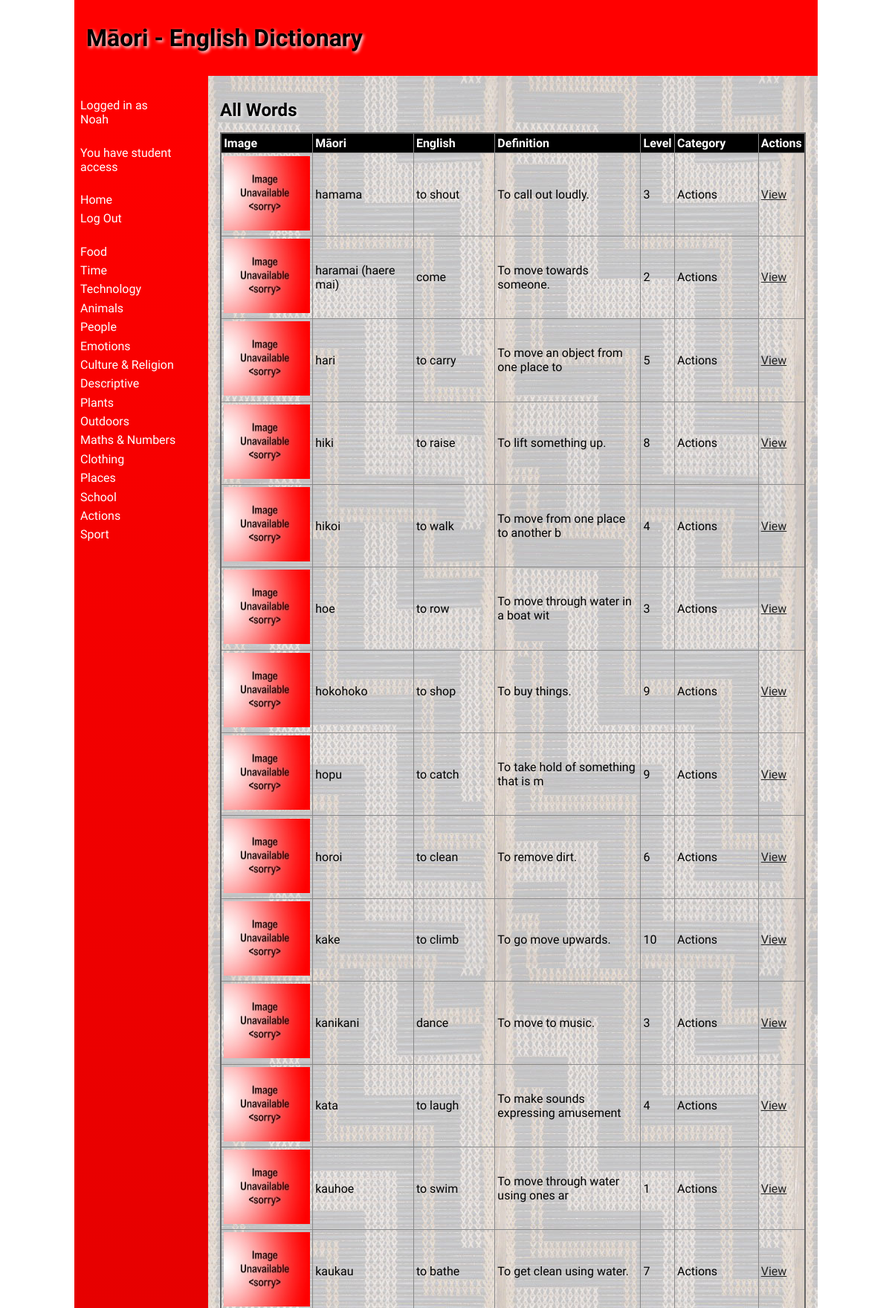
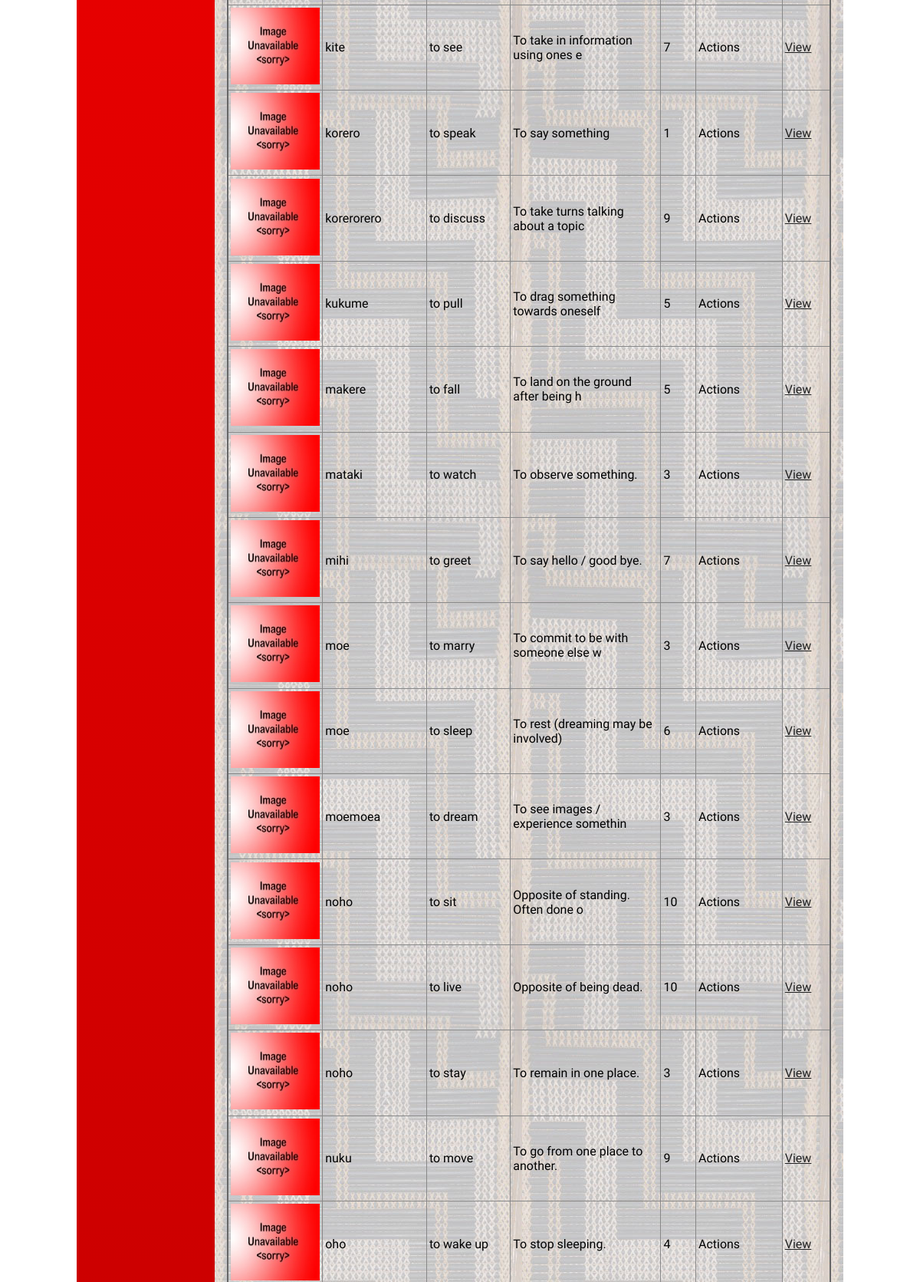
The app's page / (signed in, upper part) with its own data (2 pictures, top to bottom).
### tables this page shows
CREATE TABLE category
(
    id   integer
        constraint category_pk
            primary key autoincrement,
    name varchar(35)
);

CREATE TABLE "word"
(
    id         integer
        constraint word_pk
            primary key autoincrement,
    maori      varchar(35),
    english    varchar(35),
    definition varchar(256),
    level      integer,
    category   integer
        constraint word_category_id_fk
            references category,
    filename   varchar(40),
    added_by   integer
        constraint word_user_id_fk
            references user,
    added_time integer
);

### routes/pages.py (the view)
def home_page():
    if not helpers.user_authenticated():  # Check if the user is logged in
        return redirect('/login')  # If not, redirect to the login page
    words = db.run_query("SELECT id, maori, english, definition, level, category, filename FROM word", (), True, False)
    categories = helpers.get_categories()  # Retrieve all categories from the database
    words = helpers.get_category_names(words, categories)  # Add the category name to each word tuple
    return render_template('home.html', words=words, categories=categories, session=session,
                           error=request.args.get("error"), cat_name="All Words")

### lib/db.py (called while the page is built)
def create_connection(db_file):
    try:  # Try/except block to handle exceptions
        connection = sqlite3.connect(db_file)  # Create a connection to the database
        return connection  # Return the connection
    except sqlite3.Error as e:
        print(e)  # Print the error (if one is caught)
    return None

def run_query(query: str, params: tuple, multiple: bool, commit: bool):
    conn = create_connection(globals.DATABASE_FILE)  # Create a connection to the database
    cur = conn.cursor()  # Create a cursor object
    cur.execute(query, params)  # Execute the query
    if commit:  # If the query requires a commit
        conn.commit()  # Commit the query
    if multiple:  # If the query returns multiple rows
        result = cur.fetchall()  # Retrieve all rows
    else:  # If the query returns a single row
        result = cur.fetchone()  # Retrieve the row
    conn.close()  # Close the connection
    return result  # Return the result

### lib/helpers.py (called while the page is built)
def get_categories():
    categories = db.run_query("SELECT id, name FROM category", (), True, False)
    return categories

def user_authenticated():
    return 'user_id' in session

def get_category_names(words: tuple, categories: tuple):
    for i in range(len(words)):  # For each word
        for j in range(len(categories)):  # For each category
            if words[i][5] == categories[j][0]:  # If the category ID matches
                words[i] = words[i] + (categories[j][1],)  # Add the category name to the word tuple
                break  # Break the loop
        if len(words[i]) == 6:  # If the category name was not added
            words[i] = words[i] + ("Unknown",)
    return words

### templates/home.html (shortened to what this page needs)
{% extends 'base.html' %}
{% block heading %}Māori - English Dictionary{% endblock %}
{% block main %}
    <h2>{{ cat_name }}</h2>
    <table>
        <tr>
            <th>Image</th>
            <th>Māori</th>
            <th>English</th>
            <th>Definition</th>
            <th>Level</th>
            <th>Category</th>
            <th>Actions</th>
        </tr>
        {% for word in words %}
            <tr>
                <td><img src="/static/images/{{ word[6] or "noimage.jpg" }}" alt="{{ word[2] }}" width="100" height="100"></td>
                <td>{{ word[1] }}</td>
                <td>{{ word[2] }}</td>
                <td>{{ word[3] }}</td>
                <td>{{ word[4] }}</td>
                <td>{{ word[7] }}</td>
                <td><a href="/word/{{ word[0] }}">View</a></td>
            </tr>
        {% endfor %}
    </table>
{% endblock %}

### templates/base.html (shortened to what this page needs)
<!doctype html>
<html lang="en">
<head>
    <link href="{{ url_for('static', filename='css/style.css') }}" rel="stylesheet">
</head>
<body>
<div id="container">
    <header>
        <h1>{% block heading %}{% endblock %}</h1>
    </header>
    <nav>
        <ul>
            {% if session["username"] %}
                <li><a>Logged in as<br>{{ session["name"] }}</a></li>
                <br>
                {% if session["user_type"] == 1 %}
                    <li><a>You have student access</a></li>
                {% elif session["user_type"] == 2 %}
                    <li><a>You have teacher access</a></li>
                    <br>
                    <li><a href="/add-category">Add Category</a></li>
                    <li><a href="/manage-users">Manage Users</a></li>
                {% endif %}
                <br>
                <li><a href="/">Home</a></li>
            {% endif %}
            {% if not session["user_id"] %}
                <li><a href="/login">Log In</a></li>
                <li><a href="/signup">Sign Up</a></li>
            {% else %}
                <li><a href="/logout">Log Out</a></li>
            {% endif %}
            <br>
            {% for category in categories %}
                <li><a href="/category/{{ category[0] }}">{{ category[1] }}</a></li>
            {% endfor %}
        </ul>
    </nav>
    <main>
        {% block main %}{% endblock %}
    </main>
</div>
</body>
</html>

### static/css/style.css (style rules this page uses)
* { font-family: Comfortaa, sans-serif; margin: 0; padding: 0; box-sizing: border-box; }
#container { display: grid; grid-template-columns: 75px auto; grid-template-areas: 'nav header' 'main main' 'footer footer'; }
header { grid-area: header; background-color: #f00; padding: 1rem; }
nav { grid-area: nav; }
main { grid-area: main; padding: 1rem; background-color: #edd; }
h1, h2, h3, h4 { padding: 1rem 0; font-family: 'Suez One', serif; color: #000; text-shadow: 2px 2px 4px #fff; }
a { color: #222; }
img { width: 100%; }
table { width: 100%; border: 2px solid #666; border-collapse: collapse; }
th, td { border: 1px solid #888; padding: 0.2rem; text-align: left; }
th { background-color: #000; color: #fff; }
@media only screen and (min-width: 768px) { #container { grid-template-columns: 180px auto; grid-template-areas: 'header header' 'nav main' 'footer footer'; } }
@media only screen and (min-width: 768px) { nav { background: linear-gradient(180deg, rgba(255,0,0,1) 0%, rgba(0, 0, 0, 1) 50%, rgba(255,0,0,1) 100%); padding: 0.5rem; } }
@media only screen and (min-width: 768px) { nav ul { list-style: none; } }
@media only screen and (min-width: 768px) { nav li { padding: 0.2rem 0; } }
@media only screen and (min-width: 768px) { nav a { color: #fff; text-decoration: none; } }
@media only screen and (min-width: 768px) { main { background-image: url('/poutama.jpg'); } }
@media only screen and (min-width: 1000px) { #container { width: 1000px; margin: auto; } }

### records on screen
category: name "Food"
category: name "Time"
category: name "Technology"
category: name "Animals"
category: name "People"
category: name "Emotions"
category: name "Culture & Religion"
category: name "Descriptive"
category: name "Plants"
category: name "Outdoors"
category: name "Maths & Numbers"
category: name "Clothing"
category: name "Places"
category: name "School"
category: name "Actions", name "Actions" "Actions" "Actions" "Actions" "Actions" "Actions" "Actions" "Actions" "Actions" "Actions" "Actions" "Actions" "Actions" "Actions" "Actions" "Actions" "Actions" "Actions" "Actions" "Actions" "Actions" "Actions" "Actions" "Actions" "Actions" "Actions" "Actions" "Actions" "Actions"
category: name "Sport"
word: maori "hamama", english "to shout", definition "To call out loudly."
word: maori "haramai (haere mai)", english "come", definition "To move towards someone."
word: maori "hari", english "to carry", definition "To move an object from one place to"
word: maori "hiki", english "to raise", definition "To lift something up."
word: maori "hikoi", english "to walk", definition "To move from one place to another b"
word: maori "hoe", english "to row", definition "To move through water in a boat wit"
word: maori "hokohoko", english "to shop", definition "To buy things."
word: maori "hopu", english "to catch", definition "To take hold of something that is m"
word: maori "horoi", english "to clean", definition "To remove dirt."
word: maori "kake", english "to climb", definition "To go move upwards."
word: maori "kanikani", english "dance", definition "To move to music."
word: maori "kata", english "to laugh", definition "To make sounds expressing amusement"
word: maori "kauhoe", english "to swim", definition "To move through water using ones ar"
word: maori "kaukau", english "to bathe", definition "To get clean using water."
word: maori "kite", english "to see", definition "To take in information using ones e"
word: maori "korero", english "to speak", definition "To say something"
word: maori "korerorero", english "to discuss", definition "To take turns talking about a topic"
word: maori "kukume", english "to pull", definition "To drag something towards oneself"
word: maori "makere", english "to fall", definition "To land on the ground after being h"
word: maori "mataki", english "to watch", definition "To observe something."
word: maori "mihi", english "to greet", definition "To say hello / good bye."
word: maori "moe", english "to marry", definition "To commit to be with someone else w"
word: maori "moe", english "to sleep", definition "To rest (dreaming may be involved)"
word: maori "moemoea", english "to dream", definition "To see images / experience somethin"
word: maori "noho", english "to sit", definition "Opposite of standing. Often done o"
word: maori "noho", english "to live", definition "Opposite of being dead."
word: maori "noho", english "to stay", definition "To remain in one place."
word: maori "nuku", english "to move", definition "To go from one place to another."
word: maori "oho", english "to wake up", definition "To stop sleeping."

### other values on screen
{{ session["name"] }} "Noah"
{{ cat_name }} "All Words"
{{ word[4] }} "3" "2" "5" "8" "4" "3" "9" "9" "6" "10" "3" "4" "1" "7" "7" "1" "9" "5" "5" "3" "7" "3" "6" "3" "10" "10" "3" "9" "4"
